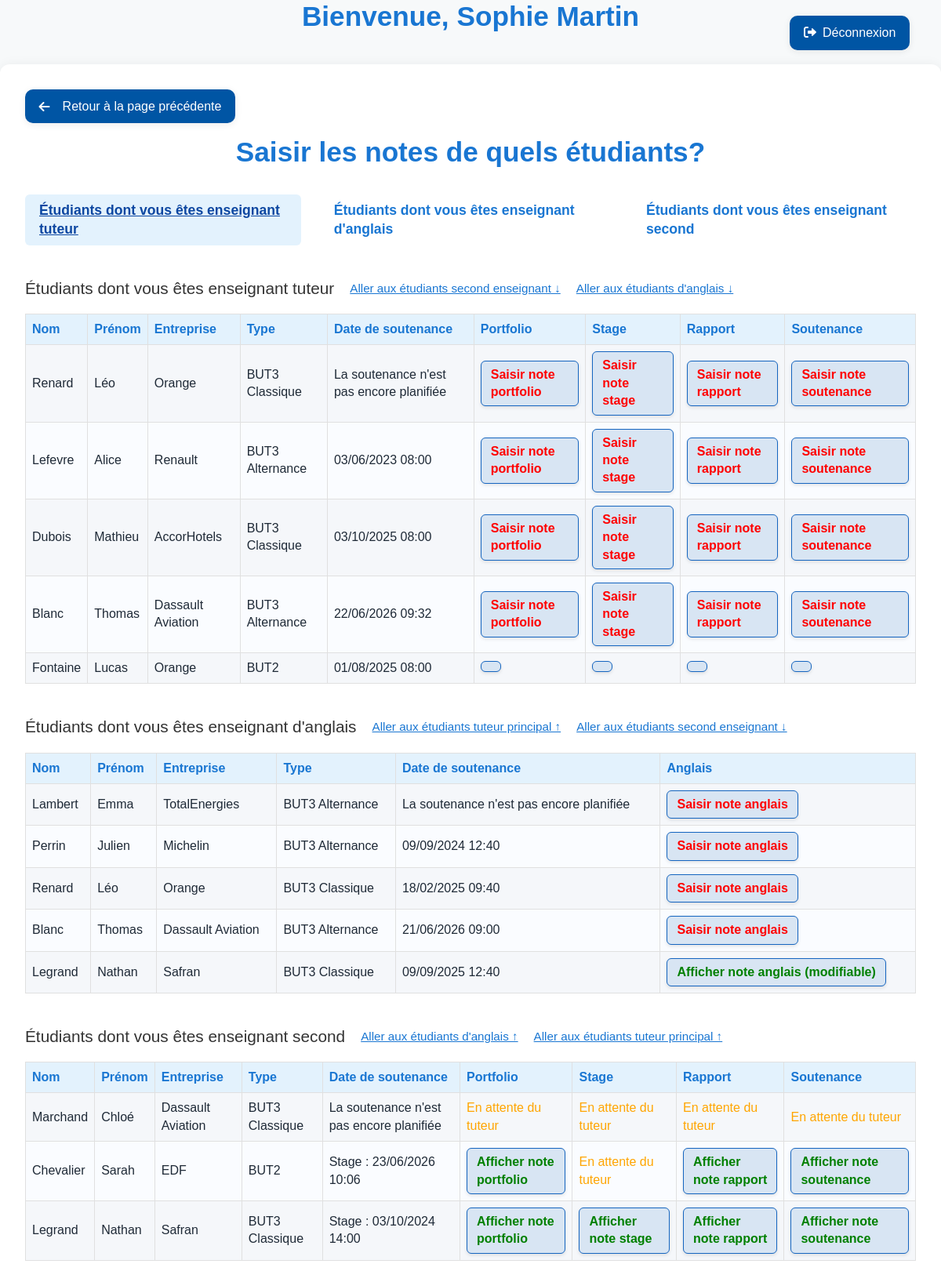
The app's page /soutenances/index.php?action=Evaluation (signed in) with its own data.
### tables this page shows
CREATE TABLE `anneestage` (
  `anneeDebut` smallint(6) NOT NULL,
  `IdEtudiant` smallint(6) NOT NULL,
  `IdEntreprise` smallint(6) DEFAULT NULL,
  `but3sinon2` tinyint(1) NOT NULL,
  `alternanceBUT3` tinyint(1) NOT NULL,
  `nomMaitreStageApp` varchar(50) DEFAULT NULL,
  `sujet` varchar(200) NOT NULL,
  `noteEntreprise` float DEFAULT NULL CHECK (`noteEntreprise` >= 0),
  `typeMission` varchar(50) DEFAULT NULL,
  `cadreMission` varchar(200) DEFAULT NULL
);

CREATE TABLE `etudiantsbut2ou3` (
  `IdEtudiant` smallint(6) NOT NULL,
  `nom` varchar(50) NOT NULL,
  `prenom` varchar(50) NOT NULL,
  `mail` varchar(80) NOT NULL,
  `empreinte` varchar(256) NOT NULL
);

CREATE TABLE `entreprises` (
  `IdEntreprise` smallint(6) NOT NULL,
  `nom` varchar(50) NOT NULL,
  `villeE` varchar(50) NOT NULL,
  `codePostal` varchar(6) NOT NULL
);

CREATE TABLE `evalstage` (
  `IdEvalStage` smallint(6) NOT NULL,
  `note` float DEFAULT NULL,
  `commentaireJury` varchar(200) DEFAULT NULL,
  `presenceMaitreStageApp` tinyint(1) DEFAULT NULL,
  `confidentiel` tinyint(1) DEFAULT NULL,
  `date_h` datetime DEFAULT NULL,
  `IdEnseignantTuteur` smallint(6) NOT NULL,
  `Statut` varchar(15) NOT NULL,
  `IdSecondEnseignant` smallint(6) DEFAULT NULL,
  `anneeDebut` smallint(6) NOT NULL,
  `IdModeleEval` smallint(6) NOT NULL,
  `IdEtudiant` smallint(6) NOT NULL,
  `IdSalle` varchar(10) DEFAULT NULL
);

CREATE TABLE `evalanglais` (
  `IdEvalAnglais` smallint(6) NOT NULL,
  `dateS` datetime DEFAULT NULL,
  `note` float DEFAULT NULL CHECK (`note` >= 0),
  `commentaireJury` varchar(200) DEFAULT NULL,
  `Statut` varchar(15) NOT NULL,
  `IdSalle` varchar(10) DEFAULT NULL,
  `IdEnseignant` smallint(6) DEFAULT NULL,
  `anneeDebut` smallint(6) NOT NULL,
  `IdModeleEval` smallint(6) NOT NULL,
  `IdEtudiant` smallint(6) NOT NULL
);

### soutenances/views/FrontOffice/pageB.php (the view, shortened to what this page needs)
<?php
$enseignant_id = $_SESSION['user_id'];
try {
    $pdo = new PDO('mysql:host=localhost;dbname=soutenances;charset=utf8mb4', 'root', '');
    $pdo->setAttribute(PDO::ATTR_ERRMODE, PDO::ERRMODE_EXCEPTION);
} catch (Exception $e) {
    die('Erreur base de données : ' . $e->getMessage());
}
function afficherType($but3sinon2, $alternance) {
    if ($but3sinon2) {
        return $alternance ? "BUT3 Alternance" : "BUT3 Classique";
    } else {
        return "BUT2";
    }
}
function getStatut($pdo, $table, $idEtudiant) {
    $sql = "SELECT Statut FROM $table WHERE IdEtudiant = :id LIMIT 1";
    $stmt = $pdo->prepare($sql);
    $stmt->execute(['id' => $idEtudiant]);
    return $stmt->fetchColumn();
}
function statutColorText($statut, $libelle, $second) {
    if ($statut === 'SAISIE' && !$second) {
        return '<span style="color:red;">Saisir note ' . htmlspecialchars($libelle) . '</span>';
    } elseif($statut === 'SAISIE' && $second) {
        return '<span style="color:orange;">En attente du tuteur</span>';
    } elseif($statut != 'SAISIE' && $second) {
        return '<span style="color:green;">Afficher note ' . htmlspecialchars($libelle) . '</span>';
    } elseif($statut === 'VALIDEE' || $statut === 'BLOQUEE') {
        return '<span style="color:green;">Afficher note ' . htmlspecialchars($libelle) .' (modifiable)'.'</span>';
    } elseif($statut === 'REMONTEE' || $statut === 'DIFUSEE') {
        return '<span style="color:green;">Afficher note ' . htmlspecialchars($libelle) .' (non modifiable)'. '</span>';
    }
}
function formatSoutenanceDate($date, $prefix = '') {
    if (empty($date) || $date === '0000-00-00 00:00:00') {
        return "La soutenance n'est pas encore planifiée";
    }
    $ts = strtotime($date);
    return $prefix . date('d/m/Y H:i', $ts);
}
$sql_tuteur = "
    SELECT e.IdEtudiant, e.nom, e.prenom, ent.nom AS entreprise, ast.alternanceBUT3, ast.but3sinon2,
           es.date_h, es.statut
    FROM AnneeStage ast
    JOIN EtudiantsBUT2ou3 e ON ast.IdEtudiant = e.IdEtudiant
    LEFT JOIN Entreprises ent ON ast.IdEntreprise = ent.IdEntreprise
    LEFT JOIN EvalStage es ON es.IdEtudiant = e.IdEtudiant AND es.anneeDebut = ast.anneeDebut
    WHERE es.IdEnseignantTuteur = :enseignant_id
";
$sql_tuteur .= " ORDER BY (CASE WHEN es.statut = 'saisie' THEN 0 ELSE 1 END), es.date_h ASC";
$stmt = $pdo->prepare($sql_tuteur);
$params = ['enseignant_id' => $enseignant_id];
$stmt->execute($params);
$etudiants_tuteur = $stmt->fetchAll(PDO::FETCH_ASSOC);
$sql_second = "
    SELECT e.IdEtudiant, e.nom, e.prenom, ent.nom AS entreprise, ast.alternanceBUT3, ast.but3sinon2,
           es.date_h, es.statut
    FROM AnneeStage ast
    JOIN EtudiantsBUT2ou3 e ON ast.IdEtudiant = e.IdEtudiant
    LEFT JOIN Entreprises ent ON ast.IdEntreprise = ent.IdEntreprise
    LEFT JOIN EvalStage es ON es.IdEtudiant = e.IdEtudiant AND es.anneeDebut = ast.anneeDebut
    WHERE es.IdSecondEnseignant = :enseignant_id
";
$sql_second .= " ORDER BY (CASE WHEN es.statut = 'saisie' THEN 0 ELSE 1 END), es.date_h ASC";
$stmt2 = $pdo->prepare($sql_second);
$params2 = ['enseignant_id' => $enseignant_id];
$stmt2->execute($params2);
$etudiants_second = $stmt2->fetchAll(PDO::FETCH_ASSOC);
$sql_anglais = "
    SELECT e.IdEtudiant, e.nom, e.prenom, ent.nom AS entreprise, ast.alternanceBUT3, ast.but3sinon2,
           ea.dateS, ea.statut
    FROM AnneeStage ast
    JOIN EtudiantsBUT2ou3 e ON ast.IdEtudiant = e.IdEtudiant
    LEFT JOIN Entreprises ent ON ast.IdEntreprise = ent.IdEntreprise
    LEFT JOIN evalanglais ea ON ea.IdEtudiant = e.IdEtudiant AND ea.anneeDebut = ast.anneeDebut
    WHERE ea.IdEnseignant = :enseignant_id
";
$sql_anglais .= " ORDER BY (CASE WHEN ea.statut = 'saisie' THEN 0 ELSE 1 END), ea.dateS ASC";
$stmt_anglais = $pdo->prepare($sql_anglais);
$params_anglais = ['enseignant_id' => $enseignant_id];
$stmt_anglais->execute($params_anglais);
$etudiants_anglais = $stmt_anglais->fetchAll(PDO::FETCH_ASSOC);
?>
<!DOCTYPE html>
<html lang="fr">
<head>
    <link href="https://cdn.jsdelivr.net/npm/bootstrap@5.1.3/dist/css/bootstrap.min.css" rel="stylesheet">
    <link href="assets/style/style.css" rel="stylesheet">
    <link href="https://cdnjs.cloudflare.com/ajax/libs/font-awesome/6.0.0/css/all.min.css" rel="stylesheet">
</head>
<body>
    <div class="deconnexion">
        <a href="index.php?action=logout"><button type="button">Déconnexion</button></a>
    </div>
    <h1>Bienvenue, <?= htmlspecialchars($_SESSION['user_info']['prenom'] . ' ' . $_SESSION['user_info']['nom']) ?></h1>
    <div class="container-main">
        <div class="page-actions">
            <a class="btn-back" href="index.php">Retour à la page précédente</a>
        </div>
        <h1>Saisir les notes de quels étudiants?</h1>
        <nav class="nav-menu">
            <a href="#tuteur-section" class="active" id="nav-tuteur">Étudiants dont vous êtes enseignant tuteur</a>
            <a href="#anglais-section" id="nav-anglais">Étudiants dont vous êtes enseignant d'anglais</a>
            <a href="#second-section" id="nav-second">Étudiants dont vous êtes enseignant second</a>
        </nav>
        <div id="tuteur-section">
            <div class="section-title">
                Étudiants dont vous êtes enseignant tuteur
                <span class="goto-link" onclick="document.getElementById('second-section').scrollIntoView({behavior:'smooth'})">Aller aux étudiants second enseignant ↓</span>
                <span class="goto-link" onclick="document.getElementById('anglais-section').scrollIntoView({behavior:'smooth'})">Aller aux étudiants d'anglais ↓</span>
            </div>
            <table id="tuteur-table">
                <tr>
                    <th>Nom</th>
                    <th>Prénom</th>
                    <th>Entreprise</th>
                    <th>Type</th>
                    <th>Date de soutenance</th>
                    <th>Portfolio</th>
                    <th>Stage</th>
                    <th>Rapport</th>
                    <th>Soutenance</th>
                </tr>
                <?php foreach ($etudiants_tuteur as $etudiant): ?>
                    <?php
                        $id = $etudiant['IdEtudiant'];
                        $statut_portfolio = getStatut($pdo, 'EvalPortFolio', $id);
                        $statut_stage = getStatut($pdo, 'EvalStage', $id);
                        $statut_rapport = getStatut($pdo, 'EvalRapport', $id);
                        $statut_soutenance = getStatut($pdo, 'EvalSoutenance', $id);
                        $date_classique = isset($etudiant['date_h']) ? $etudiant['date_h'] : null;
                    ?>
                    <tr>
                        <td><?= htmlspecialchars($etudiant['nom']) ?></td>
                        <td><?= htmlspecialchars($etudiant['prenom']) ?></td>
                        <td><?= htmlspecialchars($etudiant['entreprise']) ?></td>
                        <td><?= afficherType($etudiant['but3sinon2'], $etudiant['alternanceBUT3']) ?></td>
                        <td>
                            <?php echo formatSoutenanceDate($date_classique); ?>
                        </td>
                        <td><a href="views/FrontOffice/saisir_note.php?id_etudiant=<?= $id ?>&type_note=portfolio&isTuteur=True" class="action-link"><?= statutColorText($statut_portfolio, 'portfolio', false) ?></a></td>
                        <td><a href="views/FrontOffice/saisir_note.php?id_etudiant=<?= $id ?>&type_note=stage&isTuteur=True" class="action-link"><?= statutColorText($statut_stage, 'stage', false) ?></a></td>
                        <td><a href="views/FrontOffice/saisir_note.php?id_etudiant=<?= $id ?>&type_note=rapport&isTuteur=True" class="action-link"><?= statutColorText($statut_rapport, 'rapport', false) ?></a></td>
                        <td><a href="views/FrontOffice/saisir_note.php?id_etudiant=<?= $id ?>&type_note=soutenance&isTuteur=True" class="action-link"><?= statutColorText($statut_soutenance, 'soutenance', false) ?></a></td>
                    </tr>
                <?php endforeach; ?>
            </table>
        </div>
        <div id="anglais-section">
            <div class="section-title">
                Étudiants dont vous êtes enseignant d'anglais
                <span class="goto-link" onclick="document.getElementById('tuteur-section').scrollIntoView({behavior:'smooth'})">Aller aux étudiants tuteur principal ↑</span>
                <span class="goto-link" onclick="document.getElementById('second-section').scrollIntoView({behavior:'smooth'})">Aller aux étudiants second enseignant ↓</span>
            </div>
            <table id="anglais-table">
                <tr>
                    <th>Nom</th>
                    <th>Prénom</th>
                    <th>Entreprise</th>
                    <th>Type</th>
                    <th>Date de soutenance</th>
                    <th>Anglais</th>
                </tr>
                <?php foreach ($etudiants_anglais as $etudiant): ?>
                    <?php
                        $id = $etudiant['IdEtudiant'];
                        $date_anglais = $etudiant['dateS'];
                    ?>
                    <tr>
                        <td><?= htmlspecialchars($etudiant['nom']) ?></td>
                        <td><?= htmlspecialchars($etudiant['prenom']) ?></td>
                        <td><?= htmlspecialchars($etudiant['entreprise']) ?></td>
                        <td><?= afficherType($etudiant['but3sinon2'], $etudiant['alternanceBUT3']) ?></td>
                        <td><?php echo formatSoutenanceDate($date_anglais); ?></td>
                        <td>
                            <?php $statut_anglais = getStatut($pdo, 'EvalAnglais', $id); ?>
                            <a href="views/FrontOffice/saisir_note.php?id_etudiant=<?= $id ?>&type_note=anglais" class="action-link"><?= statutColorText($statut_anglais, 'anglais', false) ?></a>
                        </td>
                    </tr>
                <?php endforeach; ?>
            </table>
        </div>
        <div id="second-section">
            <div class="section-title">
                Étudiants dont vous êtes enseignant second
                <span class="goto-link" onclick="document.getElementById('anglais-section').scrollIntoView({behavior:'smooth'})">Aller aux étudiants d'anglais ↑</span>
                <span class="goto-link" onclick="document.getElementById('tuteur-section').scrollIntoView({behavior:'smooth'})">Aller aux étudiants tuteur principal ↑</span>
            </div>
            <table id="second-table">
                <tr>
                    <th>Nom</th>
                    <th>Prénom</th>
                    <th>Entreprise</th>
                    <th>Type</th>
                    <th>Date de soutenance</th>
                    <th>Portfolio</th>
                    <th>Stage</th>
                    <th>Rapport</th>
                    <th>Soutenance</th>
                </tr>
                <?php foreach ($etudiants_second as $etudiant): ?>
                    <?php
                        $id = $etudiant['IdEtudiant'];
                        $statut_portfolio = getStatut($pdo, 'EvalPortFolio', $id);
                        $statut_stage = getStatut($pdo, 'EvalStage', $id);
                        $statut_rapport = getStatut($pdo, 'EvalRapport', $id);
                        $statut_soutenance = getStatut($pdo, 'EvalSoutenance', $id);
                        $date_classique = isset($etudiant['date_h']) ? $etudiant['date_h'] : null;
                    ?>
                    <tr>
                        <td><?= htmlspecialchars($etudiant['nom']) ?></td>
                        <td><?= htmlspecialchars($etudiant['prenom']) ?></td>
                        <td><?= htmlspecialchars($etudiant['entreprise']) ?></td>
                        <td><?= afficherType($etudiant['but3sinon2'], $etudiant['alternanceBUT3']) ?></td>
                        <td><?= formatSoutenanceDate($date_classique, 'Stage : ') ?></td>
                        <td>
                            <?php if ($statut_portfolio !== 'SAISIE'): ?>
                                <a href="views/FrontOffice/saisir_note.php?id_etudiant=<?= $id ?>&type_note=portfolio&mode=affichage" class="action-link"><?= statutColorText($statut_portfolio, 'portfolio', true) ?></a>
                            <?php else: ?>
                                <?= statutColorText($statut_portfolio, 'portfolio', true) ?>
                            <?php endif; ?>
                        </td>
                        <td>
                            <?php if ($statut_stage !== 'SAISIE'): ?>
                                <a href="views/FrontOffice/saisir_note.php?id_etudiant=<?= $id ?>&type_note=stage&mode=affichage" class="action-link"><?= statutColorText($statut_stage, 'stage', true) ?></a>
                            <?php else: ?>
                                <?= statutColorText($statut_stage, 'stage', true) ?>
                            <?php endif; ?>
                        </td>
                        <td>
                            <?php if ($statut_rapport !== 'SAISIE'): ?>
                                <a href="views/FrontOffice/saisir_note.php?id_etudiant=<?= $id ?>&type_note=rapport&mode=affichage" class="action-link"><?= statutColorText($statut_rapport, 'rapport', true) ?></a>
                            <?php else: ?>
                                <?= statutColorText($statut_rapport, 'rapport', true) ?>
                            <?php endif; ?>
                        </td>
                        <td>
                            <?php if ($statut_soutenance !== 'SAISIE'): ?>
                                <a href="views/FrontOffice/saisir_note.php?id_etudiant=<?= $id ?>&type_note=soutenance&mode=affichage" class="action-link"><?= statutColorText($statut_soutenance, 'soutenance', true) ?></a>
                            <?php else: ?>
                                <?= statutColorText($statut_soutenance, 'soutenance', true) ?>
                            <?php endif; ?>
                        </td>
                    </tr>
                <?php endforeach; ?>
            </table>
        </div>
    </div>
</body>
</html>

### records on screen
anneestage: IdEtudiant.nom "Renard", IdEtudiant.prenom "Léo", IdEntreprise.nom "Orange", but3sinon2+alternanceBUT3 "BUT3 Classique", date_classique "La soutenance n'est pas encore planifiée", libelle "portfolio stage rapport soutenance", evalanglais.dateS "18/02/2025 09:40", libelle "anglais"
anneestage: IdEtudiant.nom "Lefevre", IdEtudiant.prenom "Alice", IdEntreprise.nom "Renault", but3sinon2+alternanceBUT3 "BUT3 Alternance", evalstage.date_h "03/06/2023 08:00", libelle "portfolio stage rapport soutenance"
anneestage: IdEtudiant.nom "Dubois", IdEtudiant.prenom "Mathieu", IdEntreprise.nom "AccorHotels", but3sinon2+alternanceBUT3 "BUT3 Classique", evalstage.date_h "03/10/2025 08:00", libelle "portfolio stage rapport soutenance"
anneestage: IdEtudiant.nom "Blanc", IdEtudiant.prenom "Thomas", IdEntreprise.nom "Dassault Aviation", but3sinon2+alternanceBUT3 "BUT3 Alternance", evalstage.date_h "22/06/2026 09:32", libelle "portfolio stage rapport soutenance", evalanglais.dateS "21/06/2026 09:00", libelle "anglais"
anneestage: IdEtudiant.nom "Fontaine", IdEtudiant.prenom "Lucas", IdEntreprise.nom "Orange", but3sinon2+alternanceBUT3 "BUT2", evalstage.date_h "01/08/2025 08:00"
anneestage: IdEtudiant.nom "Lambert", IdEtudiant.prenom "Emma", IdEntreprise.nom "TotalEnergies", but3sinon2+alternanceBUT3 "BUT3 Alternance", date_anglais "La soutenance n'est pas encore planifiée", libelle "anglais"
anneestage: IdEtudiant.nom "Perrin", IdEtudiant.prenom "Julien", IdEntreprise.nom "Michelin", but3sinon2+alternanceBUT3 "BUT3 Alternance", evalanglais.dateS "09/09/2024 12:40", libelle "anglais"
anneestage: IdEtudiant.nom "Legrand", IdEtudiant.prenom "Nathan", IdEntreprise.nom "Safran", but3sinon2+alternanceBUT3 "BUT3 Classique", evalanglais.dateS "09/09/2025 12:40", evalstage.date_h "Stage : 03/10/2024 14:00", libelle "portfolio stage rapport soutenance"
anneestage: IdEtudiant.nom "Marchand", IdEtudiant.prenom "Chloé", IdEntreprise.nom "Dassault Aviation", but3sinon2+alternanceBUT3 "BUT3 Classique", date_classique "La soutenance n'est pas encore planifiée", shows "En attente du tuteur En attente du tuteur En attente du tuteur En attente du tuteur"
anneestage: IdEtudiant.nom "Chevalier", IdEtudiant.prenom "Sarah", IdEntreprise.nom "EDF", but3sinon2+alternanceBUT3 "BUT2", evalstage.date_h "Stage : 23/06/2026 10:06", libelle "portfolio rapport soutenance", shows "En attente du tuteur"

### other values on screen
$_SESSION['user_info']['prenom'] . ' ' . $_SESSION['user_info']['nom'] "Sophie Martin"
